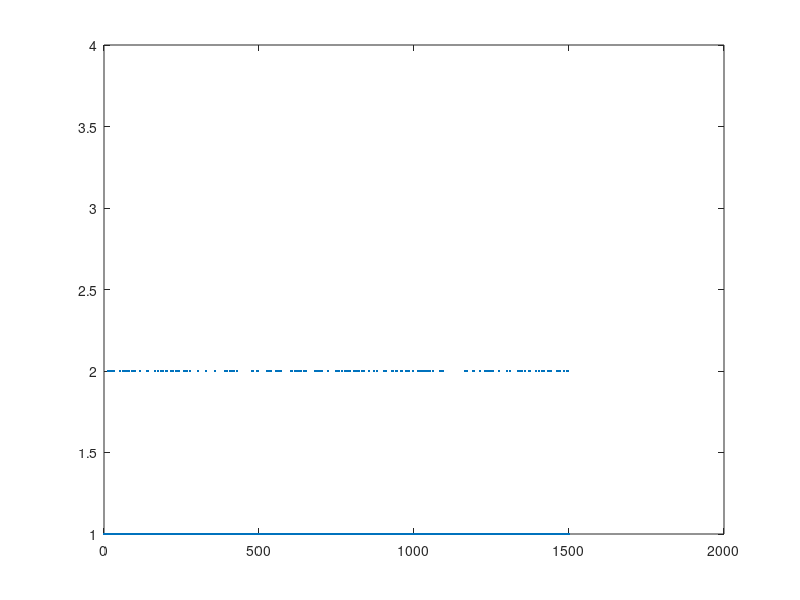

Recreate this plot in MATLAB.

design.prob_standard = 0.9;
design.prob_deviant = 0.1;
design.n_trials = 1500; % Adjust as needed



% Generate the correct number of trials
design.trial_sequence = [ones(design.n_trials*design.prob_standard,1); ones(design.n_trials*design.prob_deviant,1)*2];

% Shuffle sequence to pseudorandomize
rng(999);
design.trial_sequence = design.trial_sequence(randi(design.n_trials,design.n_trials,1));
design.trial_timing = repmat(0.5,design.n_trials,1).*(1:design.n_trials)'+4.5; % we will tart after 5 seconds with the first tone

figure; plot(design.trial_sequence, '.'); ylim([1 4]);

save('mmn_design.mat', 'design');